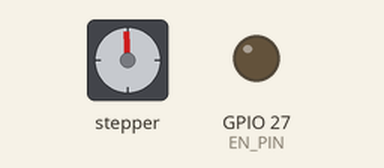
The sketch below on a simulated ESP32. On the bench: stepper motor, output pins drawn as LEDs (lit = HIGH). Stepper angles assume 200 steps per turn.

Above: at 0.05 s.
At 2.15 s:
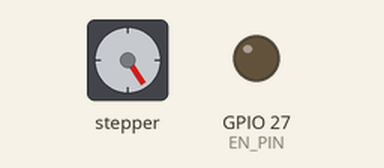
At 4.35 s:
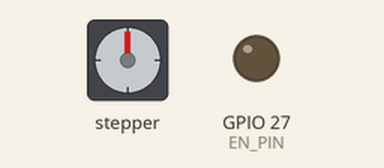
At 8.65 s:
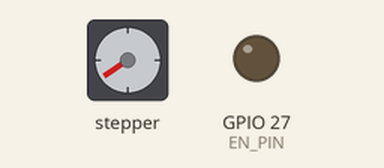
Timing chart, 0 to 12.7 s (numbered marks = the images above):
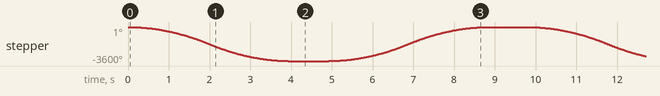

The sketch:

stepper_movement.ino
```cpp
#include <AccelStepper.h>

// --- NOTICE THE NEW DIR_PIN! ---
#define DIR_PIN   14  // Moved away from the potentially dead Pin 26
#define STEP_PIN  25
#define EN_PIN    27

// Initialize AccelStepper for a stepper driver (1 = DRV8825)
AccelStepper stepper(1, STEP_PIN, DIR_PIN);

void setup() {
  // Enable the driver (Active LOW)
  pinMode(EN_PIN, OUTPUT);
  digitalWrite(EN_PIN, LOW);

  // Configure Stepper Limits for High Inertia
  stepper.setMaxSpeed(1000.0);
  stepper.setAcceleration(500.0);
}

void loop() {
  // 1. Move DOWN (Negative direction)
  // 2000 steps = 10 full revolutions (20mm of travel on an 8x2 lead screw)
  stepper.moveTo(-2000);
  stepper.runToPosition(); // Blocks everything until the move is done

  delay(1000); // Rest for 1 second

  // 2. Move UP (Positive direction back to starting point)
  stepper.moveTo(0);
  stepper.runToPosition();

  delay(1000); // Rest for 1 second
}
```

Measured:
- by itself, stepper: turns 3600° counter-clockwise in 3.9 s, then 3600° clockwise in 3.9 s, repeating every 9.8 s
